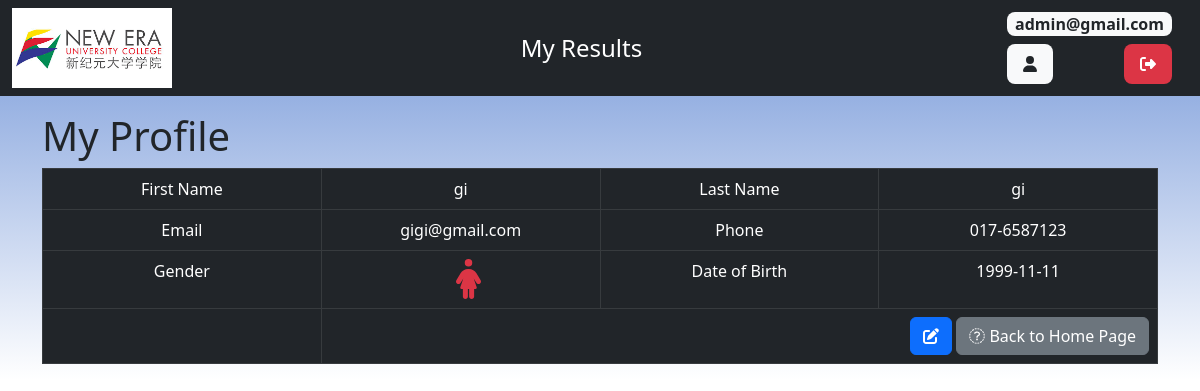
The page /student/stu_profile.php?student_id=44 (signed in) on the database its author committed.
### tables this page shows
CREATE TABLE IF NOT EXISTS `student` (
  `student_id` int(255) NOT NULL AUTO_INCREMENT,
  `student_firstname` text NOT NULL,
  `student_lastname` text NOT NULL,
  `student_password` varchar(50) NOT NULL,
  `student_email` varchar(128) NOT NULL,
  `student_phone` varchar(11) NOT NULL,
  `student_gender` varchar(30) NOT NULL,
  `date_of_birth` date NOT NULL,
  `user_type` varchar(50) NOT NULL,
  `student_entrytime` timestamp NOT NULL DEFAULT CURRENT_TIMESTAMP,
  PRIMARY KEY (`student_id`)
);

### student/stu_profile.php (the view, shortened to what this page needs)
<!DOCTYPE HTML>
<html>
<head>
    <link href="https://cdn.jsdelivr.net/npm/bootstrap@5.2.2/dist/css/bootstrap.min.css" rel="stylesheet">
    <link href="../css/background.css" rel="stylesheet" />
</head>
<body>
    <div class="container-fluid px-0">
        <?php include 'stu_topnav.php'; ?>
        <div class="container my-3">
            <div class="page-header">
                <h1>My Profile</h1>
            </div>
            <?php
            $student_id = isset($_GET['student_id']) ? $_GET['student_id'] : die('ERROR: Record Customer not found.');
            include '../config/database.php';
            try {
                $query = "SELECT * FROM student WHERE student_id = :student_id ";
                $stmt = $con->prepare($query);
                $stmt->bindParam(":student_id", $student_id);
                $stmt->execute();
                $row = $stmt->fetch(PDO::FETCH_ASSOC);
                $student_firstname = $row['student_firstname'];
                $student_lastname = $row['student_lastname'];
                $student_email = $row['student_email'];
                $student_phone = $row['student_phone'];
                $student_gender = $row['student_gender'];
                $date_of_birth = $row['date_of_birth'];
            }
            catch (PDOException $exception) {
                die('ERROR: ' . $exception->getMessage());
            }
            ?>
            <table class='table table-hover table-dark table-responsive table-bordered'>
                <tr>
                    <td class="text-center col-3">First Name</td>
                    <td class="text-center col-3"><?php echo htmlspecialchars($student_firstname, ENT_QUOTES);  ?></td>
                    <td class="text-center col-3">Last Name</td>
                    <td class="text-center col-3"><?php echo htmlspecialchars($student_lastname, ENT_QUOTES);  ?></td>
                </tr>
                <tr>
                    <td class="text-center col-3">Email</td>
                    <td class="text-center col-3"><?php echo htmlspecialchars($student_email, ENT_QUOTES);  ?></td>
                    <td class="text-center col-3">Phone</td>
                    <td class="text-center col-3"><?php echo htmlspecialchars($student_phone, ENT_QUOTES);  ?></td>
                </tr>
                <tr>
                    <td class="text-center col-3">Gender</td>
                    <td class="text-center col-3"><?php if ($student_gender == "male") {
                            echo "<i class='fa-solid fa-person fs-1 text-primary ms-3'></i>";
                        } else {
                            echo "<i class='fa-solid fa-person-dress fs-1 text-danger ms-3'></i>";
                        } ?></td>
                    <td class="text-center col-3">Date of Birth</td>
                    <td class="text-center col-3"><?php echo htmlspecialchars($date_of_birth, ENT_QUOTES);  ?></td>
                </tr>
                <tr>
                    <td></td>
                    <td class="text-end" colspan="3">
                        <?php echo "<a href='stu_update.php?student_id={$student_id}' class='btn btn-primary m-r-1em'><i class='fa-solid fa-pen-to-square'></i></a>"; ?>
                        <a href='index.php' class='btn btn-secondary'><i class="fa-sharp fa-solid fa-circle-arrow-left"></i> Back to Home Page</a>
                    </td>
                </tr>
            </table>
        </div>
    </div>
</body>
</html>

### css/background.css (style rules this page uses)
body { background: linear-gradient(#7396d8, #ffffff); background-repeat: repeat-x; }

### rows shown on the page
student: student_firstname "gi", student_lastname "gi", student_email "gigi@gmail.com", student_phone "017-6587123", date_of_birth "1999-11-11"

### other values the page prints
$_SESSION["login"] "admin@gmail.com"
